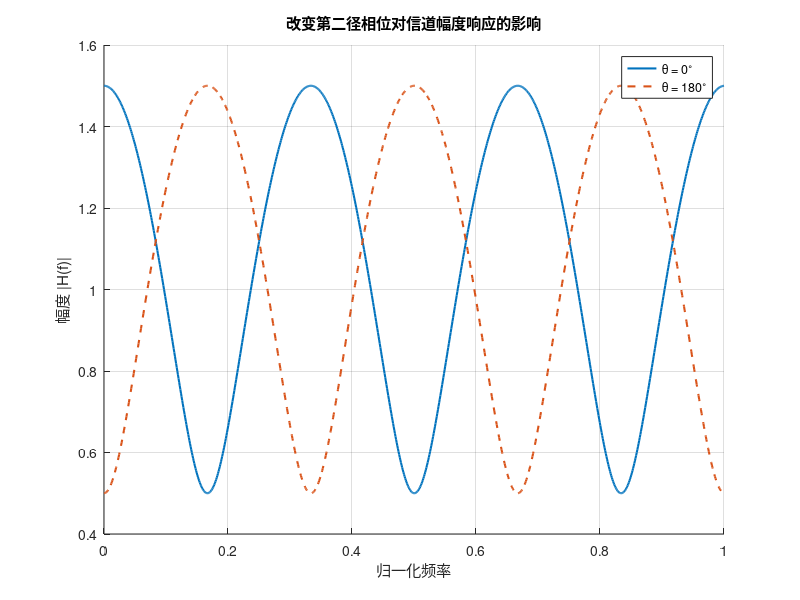

Recreate this plot in MATLAB.
clear; clc; close all;

N_fft = 1024;
f = linspace(0, 1, N_fft);
tau = 3;

h1 = zeros(1, tau + 1);
h1(1) = 1;
h1(tau + 1) = 0.5; % 相位差 0 度

h2 = zeros(1, tau + 1);
h2(1) = 1;
h2(tau + 1) = -0.5; % 相位差 180 度 (相当于乘以 -1)

H1_mag = abs(fft(h1, N_fft));
H2_mag = abs(fft(h2, N_fft));

figure('Position', [100, 100, 800, 400]);
hold on;
plot(f, H1_mag, 'Color', '#0072BD', 'LineWidth', 1.5, 'DisplayName', '\theta = 0^\circ');
plot(f, H2_mag, 'Color', '#D95319', 'LineStyle', '--', 'LineWidth', 1.5, 'DisplayName', '\theta = 180^\circ');

grid on; xlabel('归一化频率'); ylabel('幅度 |H(f)|');
title('改变第二径相位对信道幅度响应的影响');
legend('Location', 'northeast');

cd('D:/Program/MekCraft-Labs/docs-lab/ofdm');
saveas(gcf, 'figures/hw1_phase.png');
fprintf('hw1_phase.png saved.\n');
